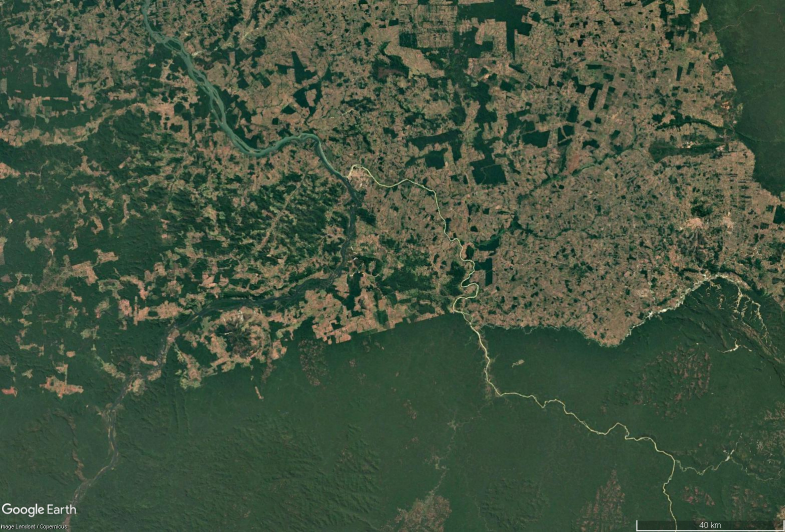
%> input picture Datasets/Brazilian Rainforest/12_2020.jpg, 1570 x 1064 px (shown at 1/2 size)
$ octave identify_final.m   (GNU Octave 9; MATLAB toolbox functions it lacks are replaced by stand-ins)
%> lines starting %> are read from the running program, lines starting %| are printed output that depends on the picture; in (x1, y1, x2, y2) boxes, pixels count from 0 and x2, y2 are one past the last pixel; in counts of white or black regions, pixels touching at a corner belong together; the program's own positions count from 1
imgPaths = {
    "C:\Users\julia\OneDrive\Dokumente\1_TUM\Computer Vision\Challenge\CV_Challenge\Datasets\Brazilian Rainforest\12_2020.jpg"
    "C:\Users\julia\OneDrive\Dokumente\1_TUM\Computer Vision\Challenge\CV_Challenge\Datasets\Brazilian Rainforest\12_1985.jpg"
    "C:\Users\julia\OneDrive\Dokumente\1_TUM\Computer Vision\Challenge\CV_Challenge\Datasets\Brazilian Rainforest\12_2010.jpg"
    "C:\Users\julia\OneDrive\Dokumente\1_TUM\Computer Vision\Challenge\CV_Challenge\Datasets\Brazilian Rainforest\12_1995.jpg"
    "C:\Users\julia\OneDrive\Dokumente\1_TUM\Computer Vision\Challenge\CV_Challenge\Datasets\Columbia Glacier\12_2000.jpg"
    "C:\Users\julia\OneDrive\Dokumente\1_TUM\Computer Vision\Challenge\CV_Challenge\Datasets\Columbia Glacier\12_2002.jpg"
    "C:\Users\julia\OneDrive\Dokumente\1_TUM\Computer Vision\Challenge\CV_Challenge\Datasets\Columbia Glacier\12_2004.jpg"
    "C:\Users\julia\OneDrive\Dokumente\1_TUM\Computer Vision\Challenge\CV_Challenge\Datasets\Columbia Glacier\12_2014.jpg"
    "C:\Users\julia\OneDrive\Dokumente\1_TUM\Computer Vision\Challenge\CV_Challenge\Datasets\Dubai\12_1990.jpg"
    "C:\Users\julia\OneDrive\Dokumente\1_TUM\Computer Vision\Challenge\CV_Challenge\Datasets\Dubai\12_1995.jpg"
    "C:\Users\julia\OneDrive\Dokumente\1_TUM\Computer Vision\Challenge\CV_Challenge\Datasets\Dubai\12_2000.jpg"
    "C:\Users\julia\OneDrive\Dokumente\1_TUM\Computer Vision\Challenge\CV_Challenge\Datasets\Dubai\12_1995.jpg"
    "C:\Users\julia\OneDrive\Dokumente\1_TUM\Computer Vision\Challenge\CV_Challenge\Datasets\Frauenkirche\2012_08.jpg"
    "C:\Users\julia\OneDrive\Dokumente\1_TUM\Computer Vision\Challenge\CV_Challenge\Datasets\Kuwait\2_2017.jpg"
    "C:\Users\julia\OneDrive\Dokumente\1_TUM\Computer Vision\Challenge\CV_Challenge\Datasets\Wiesn\3_2020.jpg"
};

for i = 1:length(imgPaths)
    identify(imgPaths{i});
% [2 lines not run here, left out]
function identify(imgPath)
    rgbImg = imread(imgPath);
%> rgbImg is the input picture: size 1064x1570x3 uint8; mean R, G, B 67.7, 83.5, 63

    % --- Step 1: Smooth Regions (Snow / Water) ---
    [labelSmooth, maskUnclassified] = classifySmoothRegionsRefined(rgbImg);

    % --- Step 2: River Detection by Color/Shape ---
    [riverMask1, maskUnclassified] = classifyRiversThinCurves(rgbImg, maskUnclassified);

    % --- Step 3: River Detection by Sobel Edge Structures ---
    [riverMask2, maskUnclassified] = detectRiverViaSobelEdges(rgbImg, maskUnclassified);

    % Combine river detections
    combinedRiverMask = riverMask1 | riverMask2;
    maskUnclassified(combinedRiverMask) = false;

    % --- Step 4: Remaining Pixel Classification ---
    labelRemaining = classifyRemainingPixels(rgbImg, maskUnclassified);

    % --- Step 5: Combine All Results ---
    labelCombined = zeros(size(labelSmooth));
    labelCombined(labelSmooth == 1) = 5;  % Snow
    labelCombined(labelSmooth == 2) = 6;  % Water
    labelCombined(combinedRiverMask) = 2; % River
    labelCombined(maskUnclassified & labelRemaining == 1) = 1;  % Forest
    labelCombined(maskUnclassified & labelRemaining == 3) = 3;  % City
    labelCombined(maskUnclassified & labelRemaining == 4) = 4;  % Rest

    % --- Color Setup ---
    cmap = [
    0 1 0;        % Forest
    0 0 1;        % River
    0.5 0.5 0.5;  % City
    0.6 0.4 0.2;  % Rest
    1 1 1;        % Snow
    0 0.6 1;      % Water
    0.96 0.87 0.7; % Sand
    0.8 0.6 0.2   % Agriculture
    ];
    labels = {'Forest','River','City','Rest','Snow','Water','Sand','Agriculture'};

    % --- Plot Results ---
    figure;

    subplot(2,2,1);
    imshow(rgbImg); title('Original Image');

    subplot(2,2,2);
    imagesc(labelSmooth); axis image off;
    title('Step 1: Smooth Region Classification');
    colormap(gca, [1 1 1; 0 0.6 1]); caxis([1 2]);
    colorbar('Ticks', [1 2], 'TickLabels', {'Not Smooth','Smooth'});

    subplot(2,2,3);
    imshow(combinedRiverMask); title('Step 2: River Detection');

    subplot(2,2,4);
    imagesc(labelCombined); axis image off;
    title('Step 3: Final Land Cover Classification');
    colormap(gca, cmap); caxis([1 8]);
    colorbar('Ticks', 1:8, 'TickLabels', labels);
end

function [labelMap, maskUnclassified] = classifySmoothRegionsRefined(img)
    R = img(:,:,1); G = img(:,:,2); B = img(:,:,3);
    grayImg = rgb2gray(img);
    edges = edge(grayImg, 'Canny');
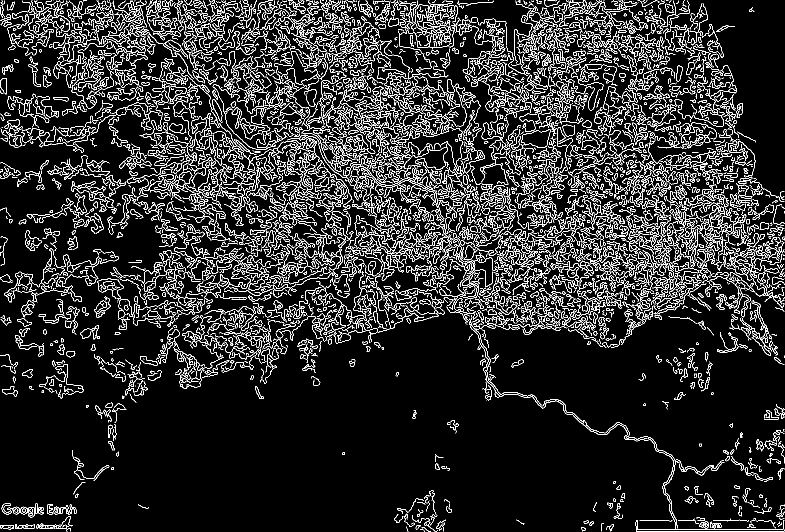
%> edges: size 1064x1570 logical (shown at 1/2 size); 11.1% white in thin lines or dots

    % Edge density map
    edgeDensity = conv2(double(edges), ones(15) / 225, 'same');
    smoothMask = edgeDensity < 0.05;
%> smoothMask: size 1064x1570 logical; 37.5% white; 357 white regions (153 under 20 px), largest, box (x1, y1, x2, y2) and area: (0, 564, 1339, 1064) 385471, (977, 592, 1570, 952) 101096, (1375, 0, 1570, 387) 36157
    smoothMask = imfill(smoothMask, 'holes');
%> smoothMask: size 1064x1570 logical; 39.1% white; 348 white regions (147 under 20 px), largest, box (x1, y1, x2, y2) and area: (0, 564, 1339, 1064) 402031, (977, 592, 1570, 952) 109585, (1375, 0, 1570, 387) 36394
    smoothMask = bwareaopen(smoothMask, 500);

    % FIRST: get connected components
    CC = bwconncomp(smoothMask);
%> CC = 33 connected components
    stats = regionprops(CC, 'Area', 'Eccentricity');
%> stats = 33 regions; largest, Area and Eccentricity: 402031 0.957, 109585 0.897, 36394 0.95, 14944 0.91, 14000 0.816

    % Remove irregular/small shapes
    for k = 1:length(stats)
        if stats(k).Eccentricity < 0.6 || stats(k).Area < 100
            smoothMask(CC.PixelIdxList{k}) = false;
        end
    end
%> this loop made 33 passes
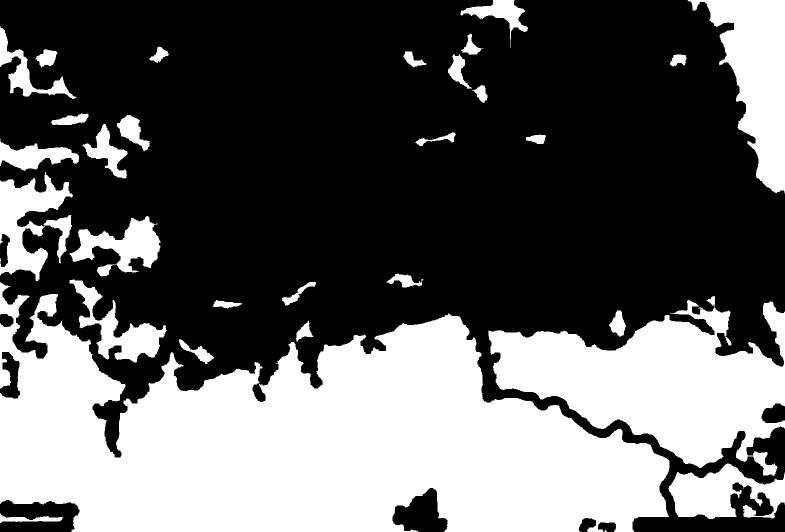
%> smoothMask: size 1064x1570 logical (shown at 1/2 size); 37.8% white; 30 white regions, largest, box (x1, y1, x2, y2) and area: (0, 564, 1339, 1064) 402031, (977, 592, 1570, 952) 109585, (1375, 0, 1570, 387) 36394

    % Get updated CC and stats after cleaning
    CC = bwconncomp(smoothMask);
%> CC = 30 connected components
    stats = regionprops(CC, 'PixelIdxList');
%> stats = 30 items

    % Prepare output maps
    labelMap = zeros(size(grayImg));
    maskUnclassified = true(size(grayImg));

    % Classify smooth regions
    for k = 1:CC.NumObjects
        idx = stats(k).PixelIdxList;
        rMean = mean(double(R(idx))/255);
        gMean = mean(double(G(idx))/255);
        bMean = mean(double(B(idx))/255);

        if rMean > 0.75 && gMean > 0.75 && bMean > 0.75
            label = 1; % Snow
        elseif bMean > rMean && bMean > gMean
            label = 2; % Water
        else
            label = 0;
        end

        labelMap(idx) = label;
        if label ~= 0
            maskUnclassified(idx) = false;
        end
    end
%> this loop made 30 passes
%> (rMean, gMean, bMean) on passes 1 to 8: (0.16, 0.277, 0.218), (0.153, 0.269, 0.21), (0.18, 0.289, 0.226), (0.207, 0.301, 0.223), (0.228, 0.315, 0.241), (0.176, 0.273, 0.221), (0.171, 0.281, 0.216), (0.151, 0.282, 0.214)
%> labelMap: size 1064x1570 double; every value is 0
%> maskUnclassified: size 1064x1570 logical; every value is 1
end

function [riverMask, updatedMaskUnclassified] = detectRiverViaSobelEdges(rgbImg, mask)
    grayImg = rgb2gray(rgbImg);
    edgesSobel = edge(grayImg, 'Sobel');
    BW_Sobel = imfill(edgesSobel, 'holes');
    BW_Sobel = bwareaopen(BW_Sobel, 50);

    % Connect fragmented edges
    connectedEdges = imclose(BW_Sobel, strel('disk', 3));

    % Filter connected regions by diagonal length
    CC = bwconncomp(connectedEdges);
    stats = regionprops(CC, 'BoundingBox', 'PixelIdxList');

    [h, w] = size(grayImg);
    minDiagonal = 0.1 * sqrt(h^2 + w^2);

    riverMask = false(h, w);
    for i = 1:CC.NumObjects
        pixelIdx = stats(i).PixelIdxList;

        bbox = stats(i).BoundingBox;
        diagLength = sqrt(bbox(3)^2 + bbox(4)^2);
        if diagLength >= minDiagonal
            riverMask(pixelIdx) = true;
        end

    end

    % Update unclassified mask
    updatedMaskUnclassified = mask & ~riverMask;
end
function [riverMask, updatedMaskUnclassified] = classifyRiversThinCurves(rgbImg, mask)
    % Normalize channels
    R = double(rgbImg(:,:,1)) / 255;
%> R: size 1064x1570 double
    G = double(rgbImg(:,:,2)) / 255;
%> G: size 1064x1570 double
    B = double(rgbImg(:,:,3)) / 255;
%> B: size 1064x1570 double

    % --- 1. Create river candidate mask ---
    greenish = (G > R + 0.03) & (G > B + 0.02) & (G > 0.35);
%> greenish: size 1064x1570 logical; 8.5% white in thin lines or dots
    whiteish = (R > 0.75) & (G > 0.75) & (B > 0.75);
%> whiteish: size 1064x1570 logical; 0.09% white in thin lines or dots
    riverCandidates = (greenish | whiteish) & mask;
%> riverCandidates: size 1064x1570 logical; 8.6% white in thin lines or dots

    % Remove tiny noise
    riverCandidates = bwareaopen(riverCandidates, 20);
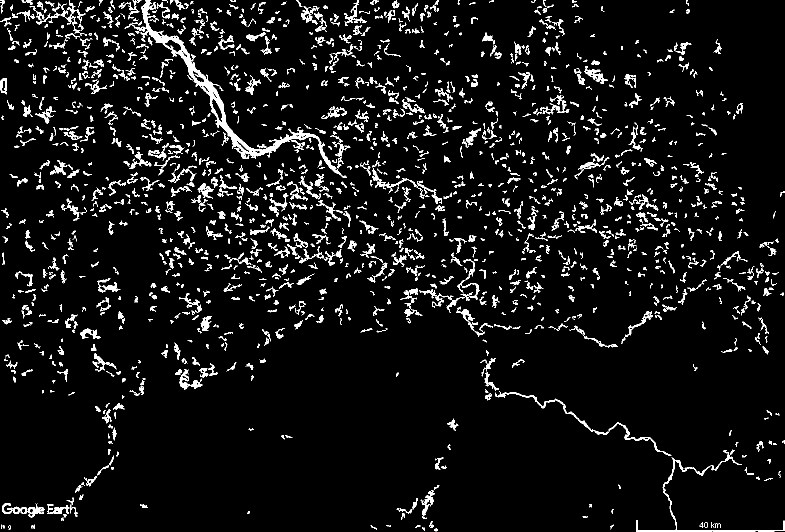
%> riverCandidates: size 1064x1570 logical (shown at 1/2 size); 6.3% white; 1620 white regions, largest, box (x1, y1, x2, y2) and area: (281, 0, 694, 356) 7706, (1272, 915, 1569, 1064) 1567, (990, 782, 1343, 912) 1525

    % --- 2. Handle whiteish separately ---
    whiteMask = whiteish & mask;
    whiteMask = bwareaopen(whiteMask, 20);
%> whiteMask: size 1064x1570 logical; 0.08% white in thin lines or dots, all inside (x1, y1, x2, y2) = (2, 619, 1569, 1063)
    CC_white = bwconncomp(whiteMask);
%> CC_white = 20 connected components
    stats_white = regionprops(CC_white, 'Area', 'Eccentricity', 'PixelIdxList');
%> stats_white = 20 regions; largest, Area and Eccentricity: 379 0.999, 122 0.463, 100 0.658, 70 0.443, 69 0.461

    validWhite = false(size(R));
    for i = 1:CC_white.NumObjects
        if stats_white(i).Eccentricity > 0.85 && stats_white(i).Area < 300
            validWhite(stats_white(i).PixelIdxList) = true;
        end
    end
%> this loop made 20 passes
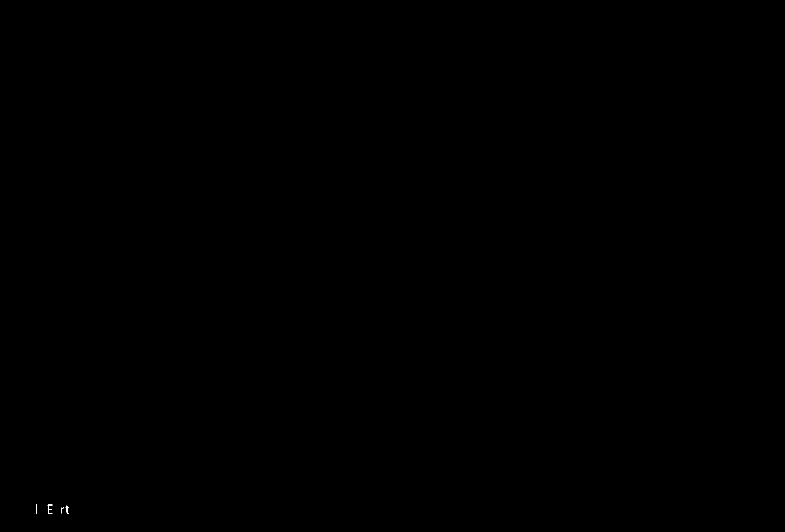
%> validWhite: size 1064x1570 logical (shown at 1/2 size); 0.01% white in thin lines or dots, all inside (x1, y1, x2, y2) = (72, 1008, 138, 1027)

    % --- 3. Combine and filter connected regions by skeleton length ---
    mergedRiverMask = (greenish & mask) | validWhite;
%> mergedRiverMask: size 1064x1570 logical; 8.5% white in thin lines or dots
    CC = bwconncomp(mergedRiverMask);
%> CC = 9106 connected components
    stats = regionprops(CC, 'PixelIdxList', 'BoundingBox', 'Area');
%> stats = 9106 regions; largest, box (x1, y1, x2, y2) and Area: (281, 0, 694, 356) 7706, (990, 782, 1343, 912) 1525, (1325, 915, 1421, 1060) 765, (359, 738, 405, 779) 592, (744, 336, 833, 379) 573

    imageDiagonal = sqrt(size(mergedRiverMask,1)^2 + size(mergedRiverMask,2)^2);
    minLength = 0.1 * imageDiagonal;

    riverMask = false(size(mergedRiverMask));

    for i = 1:CC.NumObjects
        if stats(i).Area < 100  % Skip very small regions
            continue;
        end

        % Bounding box crop to speed up processing
        bbox = round(stats(i).BoundingBox);
        x1 = max(1, bbox(1));
        y1 = max(1, bbox(2));
        x2 = min(size(mask,2), x1 + bbox(3) - 1);
        y2 = min(size(mask,1), y1 + bbox(4) - 1);

        % Extract region and compute skeleton
        subMask = false(size(mask));
        subMask(stats(i).PixelIdxList) = true;
        subRegion = subMask(y1:y2, x1:x2);
        skel = bwskel(subRegion);

        if nnz(skel) >= minLength
            riverMask(stats(i).PixelIdxList) = true;
        end
    end
%> this loop made 9106 passes
%> (bbox, x1, y1, x2, y2) on passes 2 to 3: ([1 36 23 18], 1, 36, 23, 53), ([1 157 14 33], 1, 157, 14, 189)
%> riverMask: size 1064x1570 logical; 0.68% white; 6 white regions, box (x1, y1, x2, y2) and area: (281, 0, 694, 356) 7706, (990, 782, 1343, 912) 1525, (1325, 915, 1421, 1060) 765, (744, 336, 833, 379) 573, (121, 0, 171, 52) 517, (1272, 1040, 1424, 1064) 197
%> subMask: size 1064x1570 logical; 0.01% white; 1 white region, box (x1, y1, x2, y2) and area: (1537, 496, 1553, 512) 100

    % --- 4. Finalize ---
    updatedMaskUnclassified = mask & ~riverMask;
%> in detectRiverViaSobelEdges, `CC = bwconncomp(connectedEdges);`: CC = 31 connected components
%> in detectRiverViaSobelEdges, `stats = regionprops(CC, 'BoundingBox', 'PixelIdxList');`: stats = 31 regions; largest, box (x1, y1, x2, y2): (905, 488, 1166, 846), (1171, 845, 1570, 1064), (703, 330, 918, 484), (4, 1006, 88, 1035), (623, 648, 662, 689)
%> the loop in detectRiverViaSobelEdges, `for i = 1:CC.NumObjects` made 31 passes
%> (bbox, diagLength) on passes 1 to 8: ([4.5 1006.5 84 29], 88.87), ([5.5 1048.5 65 13], 66.29), ([16.5 438.5 9 9], 12.73), ([79.5 1048.5 57 11], 58.05), ([95.5 1008.5 57 20], 60.41), ([296.5 126.5 16 9], 18.36), ([364.5 232.5 15 42], 44.6), ([501.5 542.5 25 13], 28.18)
end

function cityMask = detectCityBlocks(rgbImg, mask)
    grayImg = rgb2gray(rgbImg);
    edges = edge(grayImg, 'Sobel');

    % Hough Transform to find straight lines (potential city layout)
    [H, T, R] = hough(edges);
%> T = 180 values from -90 to 89; R = 3793 values from -1896 to 1896
    peaks = houghpeaks(H, 20, 'Threshold', ceil(0.3 * max(H(:))));
%> peaks = 20 rows, first 12: [835 1; 2470 179; 2528 174; 1998 27; 1534 9; 1788 18; 1742 15; 2392 180; 1450 5; 1580 10; 1901 25; 1821 21]
    lines = houghlines(edges, T, R, peaks, 'FillGap', 10, 'MinLength', 20);
%> lines = 63 lines; longest, point1 to point2 (x, y): (1274, 1063) to (1568, 1063), (1379, 536) to (1455, 560), (1358, 540) to (1435, 555), (1396, 536) to (1454, 559), (1285, 526) to (1345, 537), (805, 361) to (860, 375)

    % Create a mask from the lines
    cityLines = false(size(grayImg));
    for k = 1:length(lines)
        xy = [lines(k).point1; lines(k).point2];
        cityLines = insertShape(uint8(cityLines), 'Line', [xy(1, :) xy(2, :)], 'Color', 'white', 'LineWidth', 3);
    end
%> this loop made 63 passes
%> xy on passes 1 to 8: [1274 1063; 1568 1063], [1489 522; 1510 522], [1288 529; 1312 529], [946 541; 970 541], [456 558; 479 558], [690 225; 714 236], [813 285; 836 296], [1289 517; 1319 532]
%> cityLines: size 1064x1570x3 uint8; 0.32% white; 40 white regions, largest, box (x1, y1, x2, y2) and area: (1284, 515, 1492, 567) 1048, (1273, 1046, 1568, 1064) 954, (702, 328, 746, 380) 340
    cityLines = im2bw(rgb2gray(cityLines));

    % Unnatural color detection
    R = double(rgbImg(:,:,1)) / 255;
    G = double(rgbImg(:,:,2)) / 255;
    B = double(rgbImg(:,:,3)) / 255;
    unnaturalColor = (abs(R - G) > 0.1) & (abs(G - B) > 0.1) & (abs(R - B) > 0.1);
%> unnaturalColor: size 1064x1570 logical; 0.47% white; 407 white regions (314 under 20 px), largest, box (x1, y1, x2, y2) and area: (1373, 436, 1404, 458) 317, (720, 620, 750, 653) 307, (270, 615, 296, 643) 263

    % Local contrast (entropy-based)
    entropyMap = entropyfilt(grayImg, true(9));
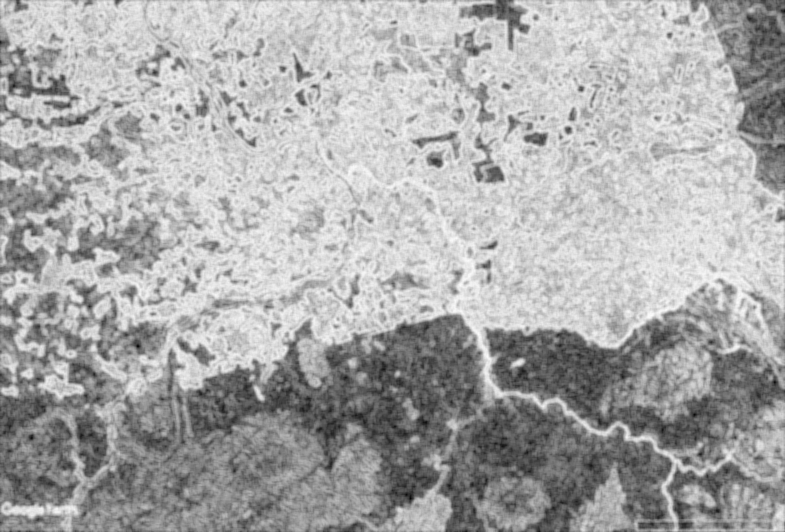
%> entropyMap: size 1064x1570 double (shown at 1/2 size); min 1.16, max 6.12, mean 4.46; drawn with min black and max white
    highEntropy = mat2gray(entropyMap) > 0.7;
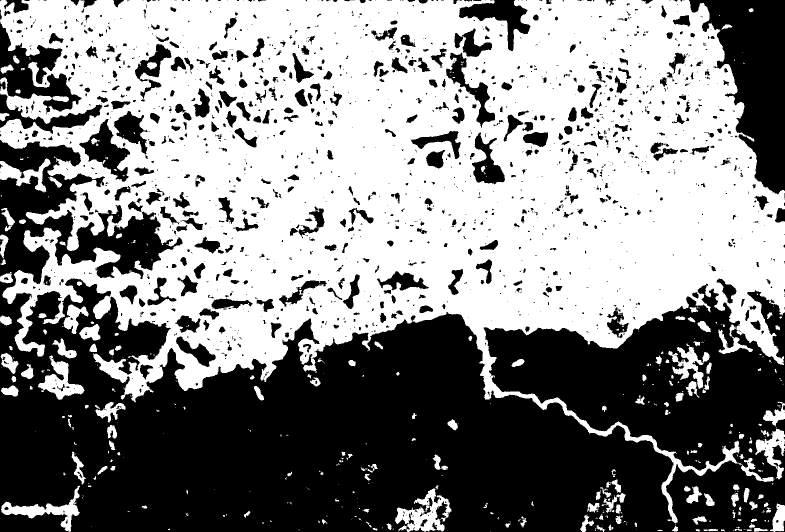
%> highEntropy: size 1064x1570 logical (shown at 1/2 size); 53.4% white; 1691 black regions (1136 under 20 px), largest, box (x1, y1, x2, y2) and area: (0, 280, 1570, 1064) 617008, (1378, 0, 1570, 389) 39026, (0, 43, 163, 229) 11550

    % Combine all conditions
    cityMask = cityLines | (unnaturalColor & highEntropy);
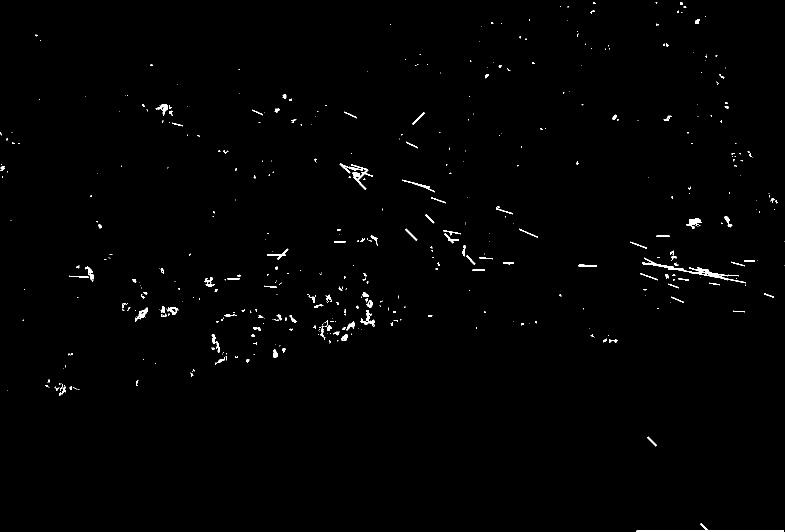
%> cityMask: size 1064x1570 logical (shown at 1/2 size); 0.76% white; 450 white regions (324 under 20 px)
%> the run ends on the next line
    cityMask = cityMask & mask;
    cityMask = bwareaopen(cityMask, 50);
end

function labelMap = classifyRemainingPixels(rgbImg, mask)
    % Normalize and extract channels
    R = double(rgbImg(:,:,1)) / 255;
    G = double(rgbImg(:,:,2)) / 255;
    B = double(rgbImg(:,:,3)) / 255;
    gray = rgb2gray(rgbImg);
    edgeMap = edge(gray, 'Canny');
    edgeDensity = conv2(double(edgeMap), ones(5)/25, 'same');
    brightness = (R + G + B) / 3;
    maxCat = max(cat(3, R, G, B), [], 3);
    minCat = min(cat(3, R, G, B), [], 3);
    saturation = maxCat - minCat;


    % Initialize
    labelMap = zeros(size(R));

    % Add before existing forest/snow/city/rest logic:
    cityMaskFromFunc = detectCityBlocks(rgbImg, mask);

    % Refined Water detection using Cyan tint
    isCyanWater = (B > 0.4) & (G > 0.4) & (R < 0.3) & (B - R > 0.2);
    waterMask = isCyanWater & mask & ~cityMaskFromFunc;

    % --- 1. Forest ---
    %forestMask = (G > 0.25) & (R < 0.25) & ((R + G + B)/3 < 0.4) & mask;

    lowEdge = edgeDensity < 0.05;
    greenish = (G > R + 0.05) & (G > B + 0.05);
    lowBrightness = (R + G + B)/3 < 0.4;
    forestMask = greenish & lowBrightness & lowEdge & ~waterMask & ~cityMaskFromFunc & mask;

    %greenish = (G > R + 0.02) & (G > B + 0.02);
    %moderateBrightness = (R + G + B)/3 < 0.5;
    %forestMask = greenish & moderateBrightness & lowEdge & mask;


    % --- 2. River (placeholder, assume handled earlier) ---
    riverMask = false(size(R));  % Leave untouched here — filled elsewhere


    % --- City ---
    colorNeutral = abs(R - G) < 0.05 & abs(G - B) < 0.05;
    midBrightness = brightness > 0.35 & brightness < 0.85;
    highEdge = conv2(double(edgeMap), ones(9)/81, 'same') > 0.05;

    unnaturalColor = (R > 0.5 & G < 0.4 & B < 0.4) | ...
                     (B > 0.5 & G > 0.5 & R < 0.4) | ...
                     (R > 0.3 & G > 0.3 & B > 0.6);

    cityMask = (colorNeutral & highEdge & midBrightness | unnaturalColor) & ...
               mask & ~forestMask & ~waterMask & ~cityMaskFromFunc;

    % --- 3. Snow ---

    whiteish = (R > 0.75) & (G > 0.75) & (B > 0.75);
    lowEdge = edgeDensity < 0.02;

    snowMask = whiteish & lowEdge & mask & ~forestMask & ~cityMask & ~waterMask & ~cityMaskFromFunc;

    % --- 4. Sand ---

    sandLike = (R > 0.6) & (G < 0.55) & (B < 0.45);
    lowSat = saturation < 0.2;
    sandMask = sandLike & lowSat & brightness > 0.5 & ...
               mask & ~forestMask & ~cityMask & ~snowMask & ~waterMask & ~cityMaskFromFunc;

    % --- 4. Agriculture / Soil ---

    midBrightness = brightness > 0.35 & brightness < 0.75;
    lowSat = saturation < 0.25;
    highTexture = edgeDensity > 0.01;
    agricultureMask = midBrightness & lowSat & highTexture & mask;
    soilMask = agricultureMask & ~(forestMask | cityMask | snowMask | riverMask) & ~waterMask & ~cityMaskFromFunc & mask;

    % --- 6. Rest ---
    restMask = mask & ~(forestMask | snowMask | cityMask | riverMask | soilMask) & ~waterMask & ~cityMaskFromFunc;


    % --- Assign Labels ---

    % 1 = Forest, 2 = River, 3 = City, 4 = Rest, 5 = Snow
    labelMap(forestMask) = 1;
    labelMap(riverMask) = 2;  % Placeholder only
    labelMap(cityMaskFromFunc)   = 3;
    labelMap(restMask)   = 4;
    labelMap(snowMask)   = 5;  % Snow added directly here
    labelMap(waterMask) = 6;
    labelMap(soilMask) = 7;
    labelMap(sandMask) = 8;
end
